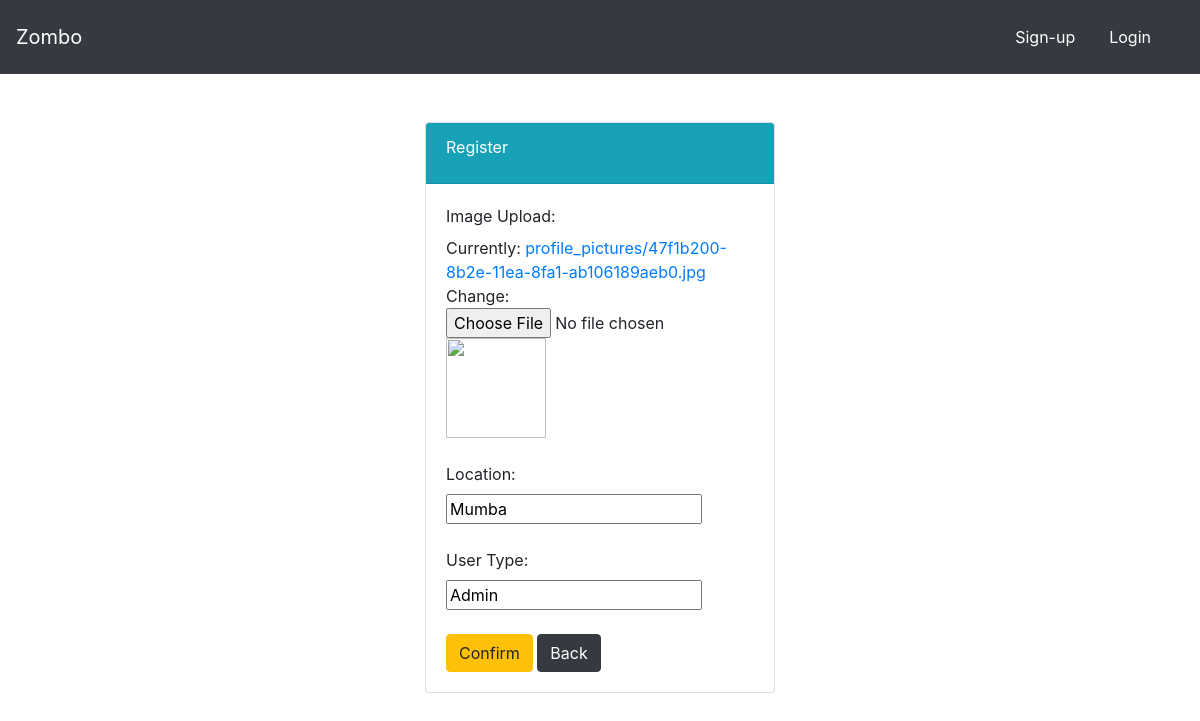
Before: /users/profformedit/1/ with the older database file.
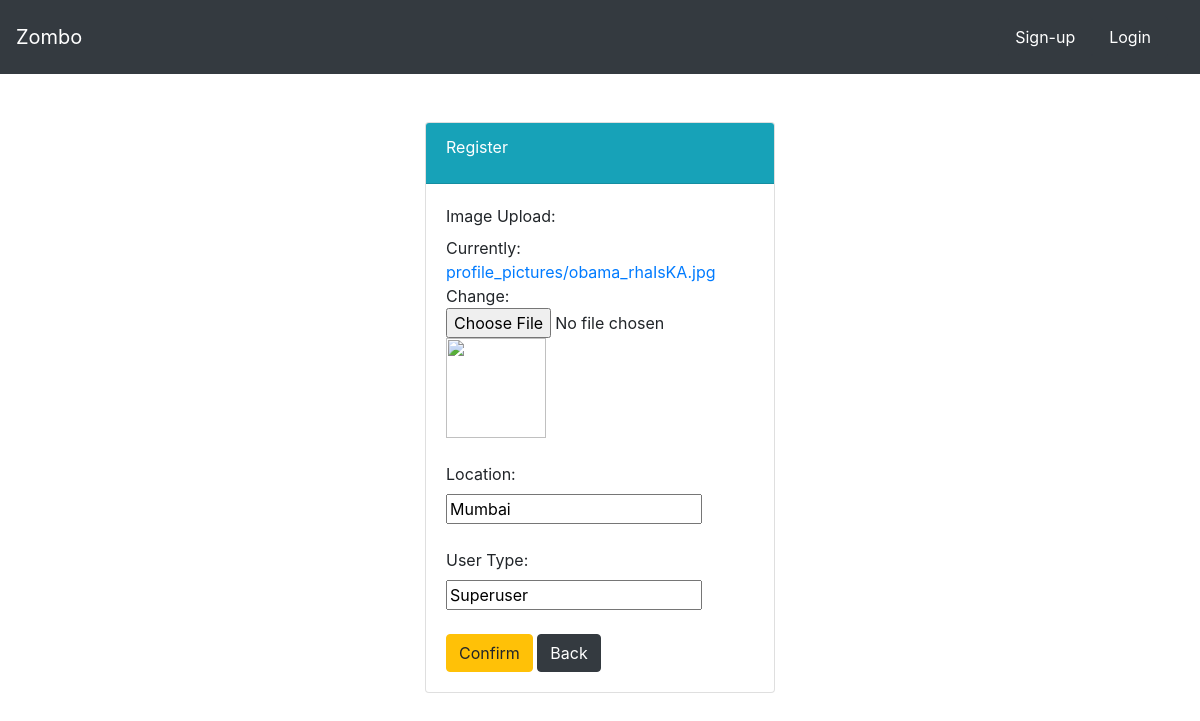
After: the same page with the newer database file.
### users/models.py (models this page shows, shortened)
class Profile(models.Model):
    user = models.OneToOneField(User, on_delete= models.CASCADE)
    image = models.ImageField(default='profilepic.jpg', upload_to='profile_pictures')
    location = models.CharField(max_length=100)
    user_type = models.CharField(max_length=50, default='usertype')

### users/views.py (the view)
# urls.py: path('profformedit/<int:userid>/', userviews.ProfileFormEdit, name='profformedit'),
def ProfileFormEdit(request, userid):
    prof = Profile.objects.get(user=userid)
    form = ProfileForm(request.POST or None, request.FILES or None ,instance=prof)
    if request.method == 'POST':
        form.save()
        return redirect('profile')
    context = {
        'userid':userid,
        'form': form
        }
    return render(request, 'users/profform.html', context)

### users/forms.py
class ProfileForm(forms.ModelForm):
    class Meta:
        model = Profile
        fields = ['image', 'location', 'user_type']

### users/templates/users/profform.html (shortened to what this page needs)
{% extends "food/base.html" %}
{% block body %}
<div class="container">
    <div class="row">
        <div class="col-md-4 offset-md-4">
            <div class="card">
                <div class="card-header text-white bg-info">
                    <div class="card-title">
                        Register
                    </div>
                </div>
                <div class="card-body">
                    <form enctype = 'multipart/form-data' method="POST">
                        <label id = 'img' name ='img'> Image Upload: </label><br>
                        {{ form.image }}
                        <br><img src="{{ user.profile.image.url }}" height ='100px', width = '100px'>
                        <br><br><label> Location: </label><br>
                        {{ form.location}}
                        <br><br><label>User Type: </label><br>
                        {{ form.user_type}}
                        <br><br><button class='btn btn-warning' type='submit'>Confirm</button>
                        <a class= 'btn btn-dark' href="{% url 'profile' %}">Back</a>
                        <br>
                    </form>
                </div>
            </div>
        </div>
    </div>
</div>
{% endblock  %}

Changed rows visible on the page:
changed Profile: location "Mumba" → "Mumbai"; user_type "Admin" → "Superuser"
Other visible differences:
text no longer shown: "Currently: profile_pictures/47f1b200-8b2e-11ea-8fa1-ab106189aeb0.jpg Change:"
text now shown: "Currently: profile_pictures/obama_rhaIsKA.jpg Change:"
